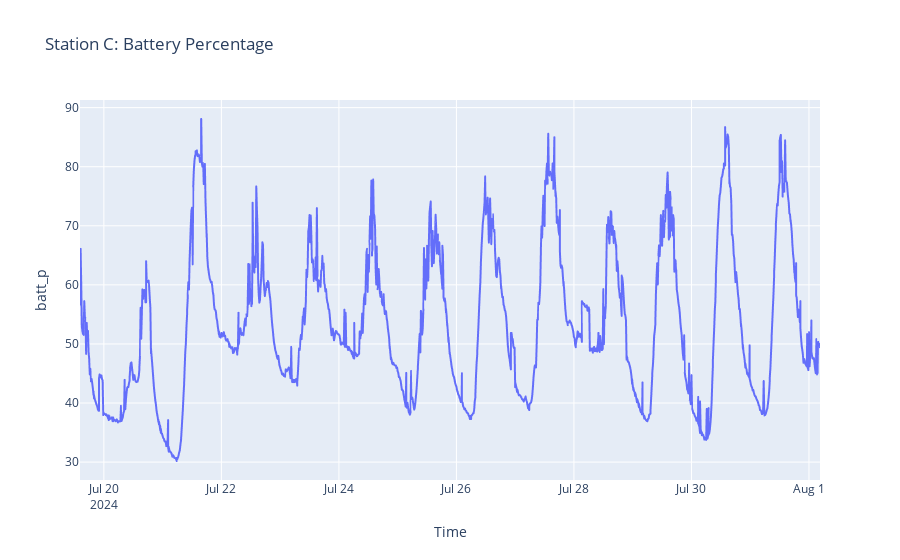

The notebook cell saved with this chart:
### Code cell
px.line(station_c, x='Time', y='batt_p', title='Station C: Battery Percentage').show()

### Figure 1 — Plotly figure (JSON) as saved in the notebook; plotly's stock layout.template omitted (floating-point values rounded to 4 significant figures; data arrays with more than 128 entries replaced by an {"elided": "..."} marker saying what was removed)
{"data": [{"hovertemplate": "Time=%{x}<br>batt_p=%{y}<extra></extra>", "legendgroup": "", "line": {"color": "#636efa", "dash": "solid"}, "marker": {"symbol": "circle"}, "mode": "lines", "name": "", "showlegend": false, "type": "scattergl", "x": {"elided": "1392 str values"}, "xaxis": "x", "y": {"elided": "1392 float values"}, "yaxis": "y"}], "layout": {"legend": {"tracegroupgap": 0}, "title": {"text": "Station C: Battery Percentage"}, "xaxis": {"anchor": "y", "domain": [0, 1], "title": {"text": "Time"}}, "yaxis": {"anchor": "x", "domain": [0, 1], "title": {"text": "batt_p"}}}}
